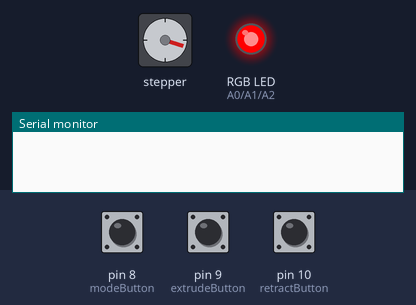
This sketch was run on a simulated Arduino Uno, built with avr-gcc and run on an emulated ATmega328P. Parts: stepper motor, an RGB LED mixed from three pins (HIGH = lit), the last lines printed to the serial monitor. Wiring (inferred from the names in the program): stepper motor driver (200 steps per turn assumed): step pin 6; direction pin 5. Inputs (shaded band) come from the test bench; at power-on: pin 8 (modeButton) HIGH, pin 9 (extrudeButton) HIGH, pin 10 (retractButton) HIGH. Pins used as bus, display or sensor lines are not drawn.

Above: at 2.0 s.
2.1 s: pin 8 (modeButton) pulled LOW for 0.75 s
At 3.6 s:
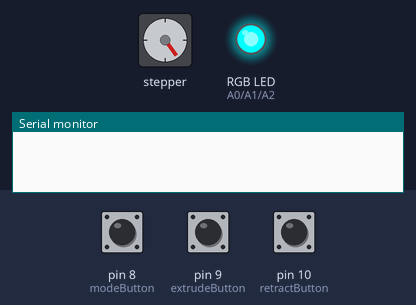
4.3 s: pin 9 (extrudeButton) pulled LOW for 0.75 s
At 5.9 s:
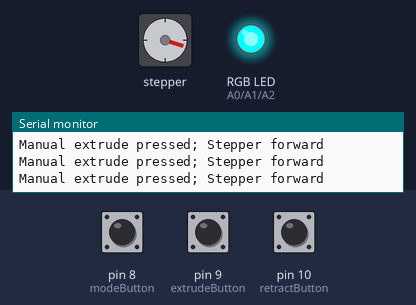
6.5 s: pin 10 (retractButton) pulled LOW for 1 s
At 7.9 s:
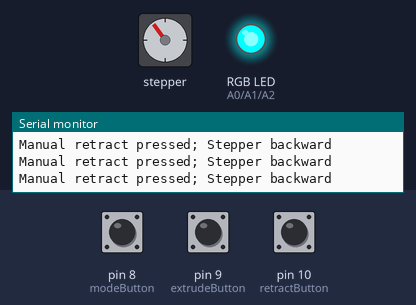
9.0 s: pin 10 (retractButton) pulled LOW for 0.75 s
At 10.9 s:
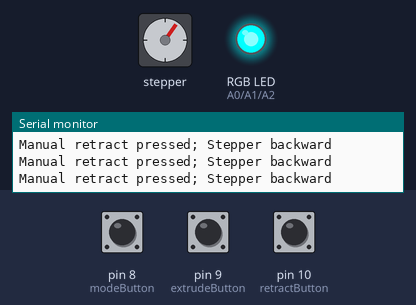
11.2 s: pin 8 (modeButton) pulled LOW for 1 s
At 11.35 s:
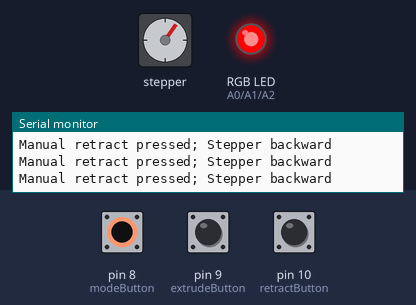
15.4 s: pin 8 (modeButton) driven LOW and pin 10 (retractButton) driven LOW
At 15.86 s:
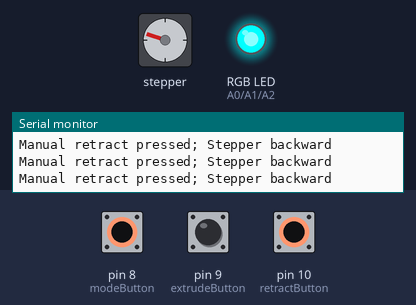
Timing chart, 0 to 66.1 s (numbered marks = the images above; inputs shaded):
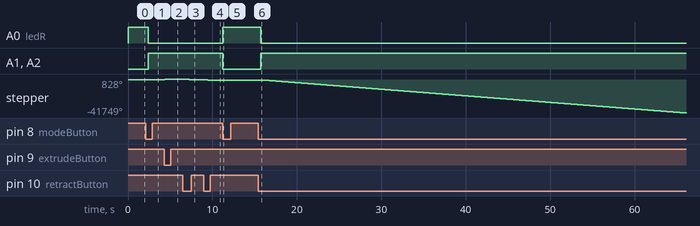

Measured:
- after the input at 2.1 s, A0 (ledR): HIGH → LOW after 0.30 s; A1 (ledG), A2 (ledB): LOW → HIGH after 0.30 s; stepper: goes on until 2.4 s, then stays 144°
- after the input at 4.3 s, stepper: turns 684° clockwise in 0.77 s, starting at once
- after the input at 6.5 s, stepper: turns 864° counter-clockwise in 1.0 s, starting at once
- after the input at 9.0 s, stepper: turns 648° counter-clockwise in 0.75 s, starting at once
- after the input at 11.2 s, A0 (ledR): LOW → HIGH at once; A1 (ledG), A2 (ledB): HIGH → LOW at once; stepper: keeps turning clockwise at about 60°/s, starting after 0.30 s
- after the input at 15.4 s, A0 (ledR): HIGH → LOW after 0.30 s; A1 (ledG), A2 (ledB): LOW → HIGH after 0.30 s
- by itself, stepper: keeps turning clockwise at about 61°/s

The sketch:

cncwield_V2.ino
```cpp
// Stepper motor pins (A4988 driver)
const int dirPin = 5;             // Direction pin
const int stepPin = 6;            // Step pin

// Buttons
const int modeButton = 8;         // Button to switch AUTO / MANUAL
const int extrudeButton = 9;      // Button to extrude in MANUAL
const int retractButton = 10;      // Button to retract in MANUAL

// RGB LED pins (common cathode, connected to GND)
const int ledR = A0;              // Red pin
const int ledG = A1;              // Green pin
const int ledB = A2;              // Blue pin

// Mode variable
bool autoMode = true;  // start in AUTO mode

void setup() {

  pinMode(dirPin, OUTPUT);
  pinMode(stepPin, OUTPUT);
  digitalWrite(dirPin, LOW);
  digitalWrite(stepPin, LOW);

  pinMode(modeButton, INPUT_PULLUP);     // button uses pull-up
  pinMode(extrudeButton, INPUT_PULLUP);  // button uses pull-up
  pinMode(retractButton, INPUT_PULLUP);  // button uses pull-up

  pinMode(ledR, OUTPUT);
  pinMode(ledG, OUTPUT);
  pinMode(ledB, OUTPUT);

  updateLED();  // show initial mode color
  Serial.begin(9600);
}

// Helper function: step motor
void stepMotor(int steps, bool dir, int stepDelay) {
  digitalWrite(dirPin, dir);  // true = forward, false = reverse
  for (int i = 0; i < steps; i++) {
    digitalWrite(stepPin, HIGH);
    delayMicroseconds(stepDelay);
    digitalWrite(stepPin, LOW);
    delayMicroseconds(stepDelay);
  }
}

// Update LED based on mode
void updateLED() {
  if (autoMode) {
    // AUTO = Red
    digitalWrite(ledR, HIGH);
    digitalWrite(ledG, LOW);
    digitalWrite(ledB, LOW);
  } else {
    // MANUAL = Cyan (Green + Blue)
    digitalWrite(ledR, LOW);
    digitalWrite(ledG, HIGH);
    digitalWrite(ledB, HIGH);
  }
}

void loop() {
  // Check mode button (toggle on press)
  static bool lastModeButton = HIGH;
  bool currentModeButton = digitalRead(modeButton);
  if (lastModeButton == HIGH && currentModeButton == LOW) {
    autoMode = !autoMode;   // toggle mode
    updateLED();
    delay(300); // debounce
  }
  lastModeButton = currentModeButton;

  if (autoMode) {
    // --- AUTO MODE ---
    stepMotor(20, true, 15000);
  } else {
    // --- MANUAL MODE ---
    if (digitalRead(extrudeButton) == LOW) {
      Serial.println("Manual extrude pressed; Stepper forward");
      stepMotor(20, true, 800);  // forward extrusion
    }
    if (digitalRead(retractButton) == LOW) {
      Serial.println("Manual retract pressed; Stepper backward");
      stepMotor(20, false, 800); // reverse extrusion
    }
  }
}
```
